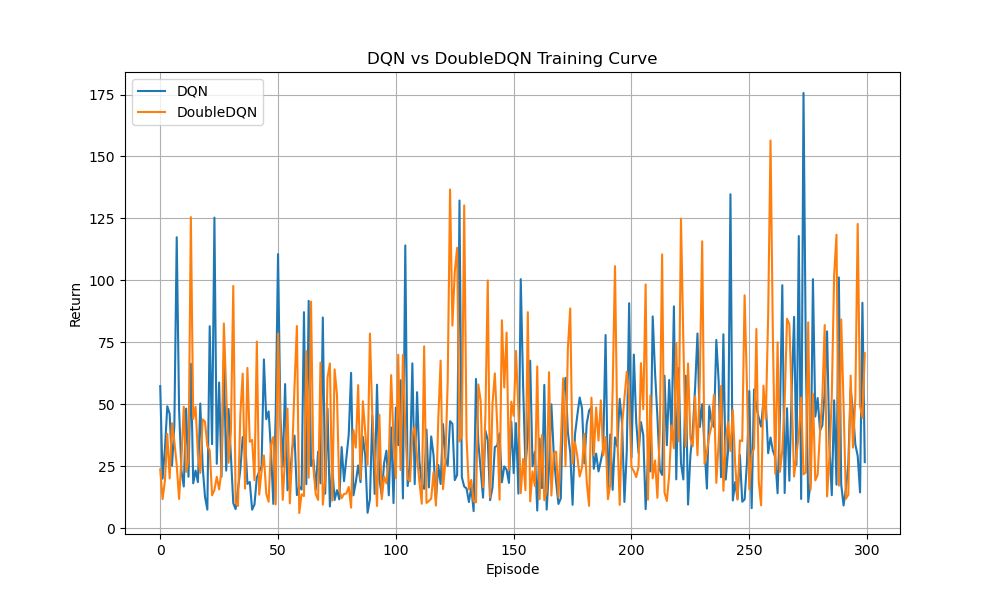

Write Python code to recreate this figure.
import numpy as np
import matplotlib.pyplot as plt

dqn = np.load("results/DQN.npy")
ddqn = np.load("results/DoubleDQN.npy")

plt.figure(figsize=(10,6))
plt.plot(dqn, label="DQN")
plt.plot(ddqn, label="DoubleDQN")
plt.legend()
plt.xlabel("Episode")
plt.ylabel("Return")
plt.title("DQN vs DoubleDQN Training Curve")
plt.grid()
plt.show()
